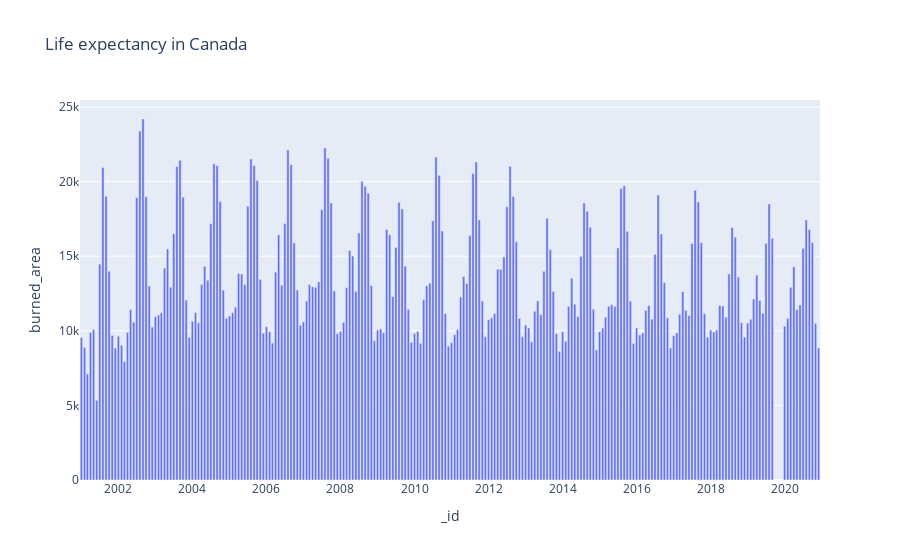

The cell this chart's notebook holds for it:
### Code cell
import plotly.express as px

fig = px.bar(df_date, x="_id", y="burned_area", title='Life expectancy in Canada')
fig.show()

### Figure 1 — Plotly figure (JSON) as saved in the notebook; plotly's stock layout.template omitted (floating-point values rounded to 4 significant figures; data arrays with more than 128 entries replaced by an {"elided": "..."} marker saying what was removed)
{"data": [{"alignmentgroup": "True", "hovertemplate": "_id=%{x}<br>burned_area=%{y}<extra></extra>", "legendgroup": "", "marker": {"color": "#636efa", "pattern": {"shape": ""}}, "name": "", "offsetgroup": "", "orientation": "v", "showlegend": false, "textposition": "auto", "type": "bar", "x": {"elided": "237 str values"}, "xaxis": "x", "y": {"elided": "237 int values"}, "yaxis": "y"}], "layout": {"barmode": "relative", "legend": {"tracegroupgap": 0}, "title": {"text": "Life expectancy in Canada"}, "xaxis": {"anchor": "y", "domain": [0, 1], "title": {"text": "_id"}}, "yaxis": {"anchor": "x", "domain": [0, 1], "title": {"text": "burned_area"}}}}
